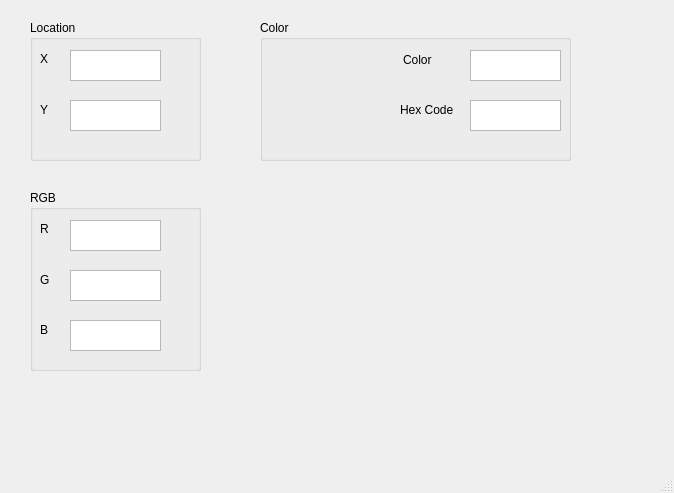
<?xml version="1.0" encoding="UTF-8"?>
<ui version="4.0">
 <class>MainWindow</class>
 <widget class="QMainWindow" name="MainWindow">
  <property name="geometry">
   <rect>
    <x>0</x>
    <y>0</y>
    <width>674</width>
    <height>493</height>
   </rect>
  </property>
  <property name="windowTitle">
   <string>ColorPicker</string>
  </property>
  <property name="windowIcon">
   <iconset>
    <normaloff>res/rgb24x24.png</normaloff>res/rgb24x24.png</iconset>
  </property>
  <property name="statusTip">
   <string/>
  </property>
  <widget class="QWidget" name="centralwidget">
   <widget class="QGroupBox" name="groupBox">
    <property name="geometry">
     <rect>
      <x>30</x>
      <y>20</y>
      <width>171</width>
      <height>141</height>
     </rect>
    </property>
    <property name="title">
     <string>Location</string>
    </property>
    <widget class="QLabel" name="labelX">
     <property name="geometry">
      <rect>
       <x>10</x>
       <y>30</y>
       <width>54</width>
       <height>18</height>
      </rect>
     </property>
     <property name="text">
      <string>X</string>
     </property>
    </widget>
    <widget class="QTextEdit" name="posX">
     <property name="enabled">
      <bool>true</bool>
     </property>
     <property name="geometry">
      <rect>
       <x>40</x>
       <y>30</y>
       <width>91</width>
       <height>31</height>
      </rect>
     </property>
     <property name="readOnly">
      <bool>true</bool>
     </property>
    </widget>
    <widget class="QLabel" name="labelY">
     <property name="geometry">
      <rect>
       <x>10</x>
       <y>80</y>
       <width>51</width>
       <height>20</height>
      </rect>
     </property>
     <property name="text">
      <string>Y</string>
     </property>
    </widget>
    <widget class="QTextEdit" name="posY">
     <property name="enabled">
      <bool>true</bool>
     </property>
     <property name="geometry">
      <rect>
       <x>40</x>
       <y>80</y>
       <width>91</width>
       <height>31</height>
      </rect>
     </property>
     <property name="readOnly">
      <bool>true</bool>
     </property>
    </widget>
   </widget>
   <widget class="QGroupBox" name="groupBox_2">
    <property name="geometry">
     <rect>
      <x>30</x>
      <y>190</y>
      <width>171</width>
      <height>181</height>
     </rect>
    </property>
    <property name="title">
     <string>RGB</string>
    </property>
    <widget class="QLabel" name="labelR">
     <property name="geometry">
      <rect>
       <x>10</x>
       <y>30</y>
       <width>54</width>
       <height>18</height>
      </rect>
     </property>
     <property name="text">
      <string>R</string>
     </property>
    </widget>
    <widget class="QTextEdit" name="numR">
     <property name="enabled">
      <bool>true</bool>
     </property>
     <property name="geometry">
      <rect>
       <x>40</x>
       <y>30</y>
       <width>91</width>
       <height>31</height>
      </rect>
     </property>
     <property name="readOnly">
      <bool>true</bool>
     </property>
    </widget>
    <widget class="QLabel" name="labelG">
     <property name="geometry">
      <rect>
       <x>10</x>
       <y>80</y>
       <width>51</width>
       <height>20</height>
      </rect>
     </property>
     <property name="text">
      <string>G</string>
     </property>
    </widget>
    <widget class="QTextEdit" name="numG">
     <property name="enabled">
      <bool>true</bool>
     </property>
     <property name="geometry">
      <rect>
       <x>40</x>
       <y>80</y>
       <width>91</width>
       <height>31</height>
      </rect>
     </property>
     <property name="readOnly">
      <bool>true</bool>
     </property>
    </widget>
    <widget class="QTextEdit" name="numB">
     <property name="enabled">
      <bool>true</bool>
     </property>
     <property name="geometry">
      <rect>
       <x>40</x>
       <y>130</y>
       <width>91</width>
       <height>31</height>
      </rect>
     </property>
     <property name="readOnly">
      <bool>true</bool>
     </property>
    </widget>
    <widget class="QLabel" name="labelG_2">
     <property name="geometry">
      <rect>
       <x>10</x>
       <y>130</y>
       <width>51</width>
       <height>20</height>
      </rect>
     </property>
     <property name="text">
      <string>B</string>
     </property>
    </widget>
   </widget>
   <widget class="QGroupBox" name="groupBox_3">
    <property name="geometry">
     <rect>
      <x>260</x>
      <y>20</y>
      <width>311</width>
      <height>141</height>
     </rect>
    </property>
    <property name="title">
     <string>Color</string>
    </property>
    <widget class="QLabel" name="labelCN">
     <property name="geometry">
      <rect>
       <x>143</x>
       <y>30</y>
       <width>61</width>
       <height>20</height>
      </rect>
     </property>
     <property name="text">
      <string>Color</string>
     </property>
    </widget>
    <widget class="QTextEdit" name="colorName">
     <property name="enabled">
      <bool>true</bool>
     </property>
     <property name="geometry">
      <rect>
       <x>210</x>
       <y>30</y>
       <width>91</width>
       <height>31</height>
      </rect>
     </property>
     <property name="readOnly">
      <bool>true</bool>
     </property>
    </widget>
    <widget class="QLabel" name="labelHC">
     <property name="geometry">
      <rect>
       <x>140</x>
       <y>80</y>
       <width>61</width>
       <height>20</height>
      </rect>
     </property>
     <property name="text">
      <string>Hex Code</string>
     </property>
    </widget>
    <widget class="QTextEdit" name="hexCode">
     <property name="enabled">
      <bool>true</bool>
     </property>
     <property name="geometry">
      <rect>
       <x>210</x>
       <y>80</y>
       <width>91</width>
       <height>31</height>
      </rect>
     </property>
     <property name="readOnly">
      <bool>true</bool>
     </property>
    </widget>
    <widget class="QWidget" name="colorBox" native="true">
     <property name="geometry">
      <rect>
       <x>10</x>
       <y>30</y>
       <width>120</width>
       <height>80</height>
      </rect>
     </property>
     <property name="autoFillBackground">
      <bool>false</bool>
     </property>
    </widget>
   </widget>
  </widget>
  <widget class="QMenuBar" name="menubar">
   <property name="geometry">
    <rect>
     <x>0</x>
     <y>0</y>
     <width>674</width>
     <height>24</height>
    </rect>
   </property>
  </widget>
  <widget class="QStatusBar" name="statusbar"/>
 </widget>
 <resources/>
 <connections/>
</ui>
